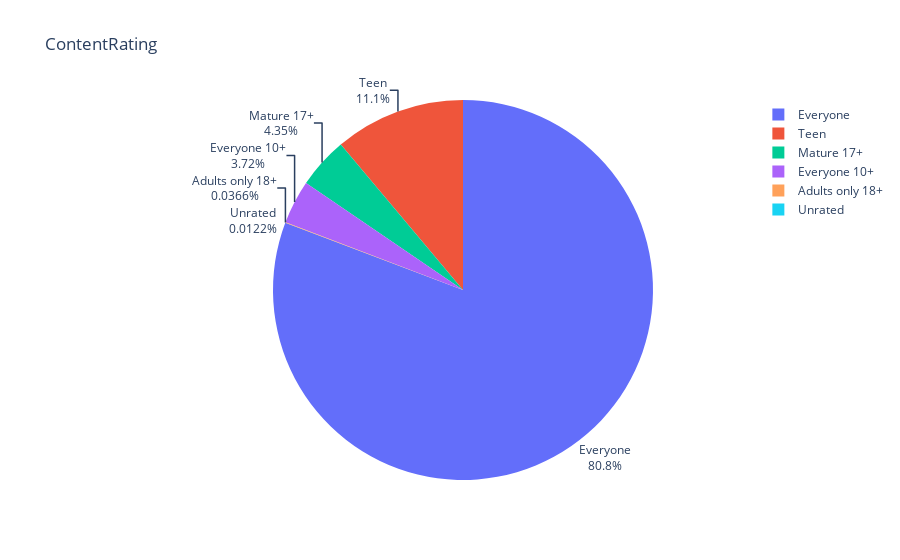

Write notebook code for a chart like this one.
### Code cell
fig = px.pie(labels=content_ratings.index, values=content_ratings.values,
             title="ContentRating",
             names=content_ratings.index)
fig.update_traces(textposition='outside', textinfo='label+percent')
fig.show()

### Figure 1 — Plotly figure (JSON) as saved in the notebook; plotly's stock layout.template omitted (floating-point values rounded to 4 significant figures)
{"data": [{"domain": {"x": [0, 1], "y": [0, 1]}, "hovertemplate": "label=%{label}<br>value=%{value}<extra></extra>", "labels": ["Everyone", "Teen", "Mature 17+", "Everyone 10+", "Adults only 18+", "Unrated"], "legendgroup": "", "name": "", "showlegend": true, "textinfo": "label+percent", "textposition": "outside", "type": "pie", "values": [6621, 912, 357, 305, 3, 1]}], "layout": {"legend": {"tracegroupgap": 0}, "title": {"text": "ContentRating"}}}
